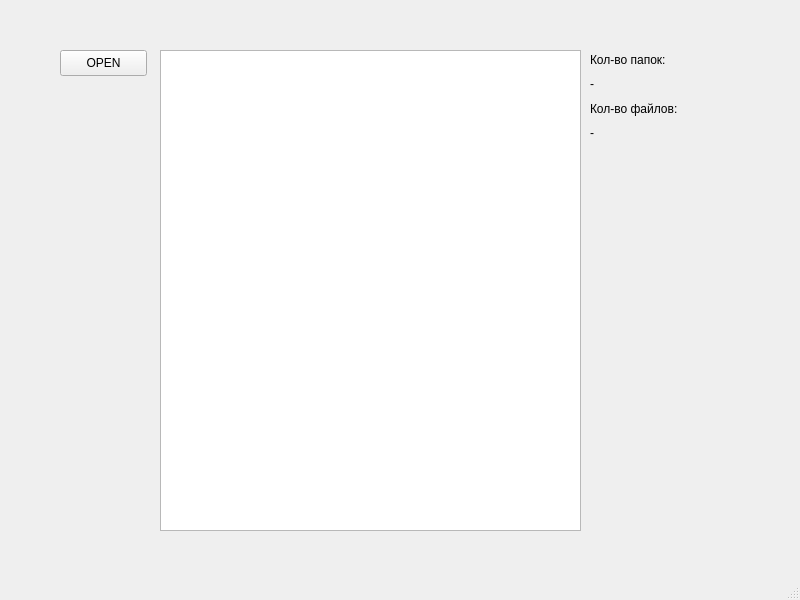
<?xml version="1.0" encoding="UTF-8"?>
<ui version="4.0">
 <class>MainWindow</class>
 <widget class="QMainWindow" name="MainWindow">
  <property name="geometry">
   <rect>
    <x>0</x>
    <y>0</y>
    <width>800</width>
    <height>600</height>
   </rect>
  </property>
  <property name="windowTitle">
   <string>MainWindow</string>
  </property>
  <widget class="QWidget" name="centralwidget">
   <widget class="QPushButton" name="pushButton">
    <property name="geometry">
     <rect>
      <x>60</x>
      <y>50</y>
      <width>87</width>
      <height>26</height>
     </rect>
    </property>
    <property name="text">
     <string>OPEN</string>
    </property>
   </widget>
   <widget class="QTextBrowser" name="textBrowser">
    <property name="geometry">
     <rect>
      <x>160</x>
      <y>50</y>
      <width>421</width>
      <height>481</height>
     </rect>
    </property>
   </widget>
   <widget class="QWidget" name="verticalLayoutWidget">
    <property name="geometry">
     <rect>
      <x>590</x>
      <y>50</y>
      <width>160</width>
      <height>92</height>
     </rect>
    </property>
    <layout class="QVBoxLayout" name="verticalLayout">
     <item>
      <widget class="QLabel" name="label_3">
       <property name="text">
        <string>Кол-во папок:</string>
       </property>
      </widget>
     </item>
     <item>
      <widget class="QLabel" name="label">
       <property name="text">
        <string>-</string>
       </property>
      </widget>
     </item>
     <item>
      <widget class="QLabel" name="label_4">
       <property name="text">
        <string>Кол-во файлов:</string>
       </property>
      </widget>
     </item>
     <item>
      <widget class="QLabel" name="label_2">
       <property name="text">
        <string>-</string>
       </property>
      </widget>
     </item>
    </layout>
   </widget>
  </widget>
  <widget class="QMenuBar" name="menubar">
   <property name="geometry">
    <rect>
     <x>0</x>
     <y>0</y>
     <width>800</width>
     <height>23</height>
    </rect>
   </property>
  </widget>
  <widget class="QStatusBar" name="statusbar"/>
 </widget>
 <resources/>
 <connections/>
</ui>
